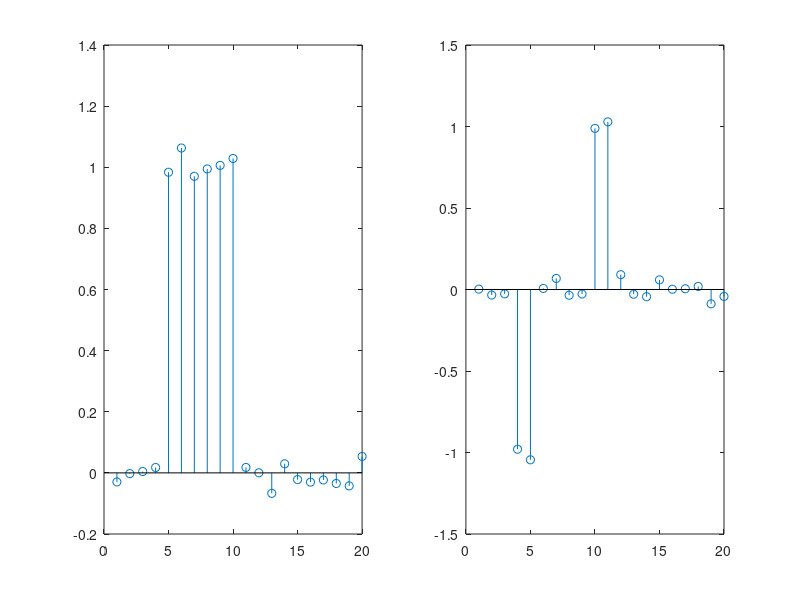

The MATLAB script that drew this image:
X = zeros(20, 1);
X([5:10]) = 1;
r = normrnd(0, 0.03, [20, 1]);
Y = X + r;
figure(1)
subplot(1, 2, 1)
stem(Y);
h = zeros(11, 1);
C = exp(-5) + exp(-10) + exp(-15) + exp(-20) + exp(-25);

for n = 7:11
    h(n, 1) = exp(- (n - 6) * 5) / C;
    h(6 - (n - 6), 1) = -h(n, 1);
end

out = conv(Y, h, 'same');
subplot(1, 2, 2)
stem(out);
